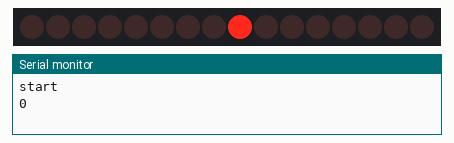
Simulated run of this sketch. Board: Arduino Uno, built with avr-gcc and run on an emulated ATmega328P. Shown: 16 shift-register outputs drawn as a row of LEDs (first output left, lit = HIGH), the last lines printed to the serial monitor. Wiring (inferred from the names in the program): 2 × shift register (74HC595): data pin 11; shift clock pin 12; latch pin 8. Wiring (inferred from the signals the program sends): row of LEDs: on Q0, Q1, Q2, Q3, Q4, Q5, Q6, Q7, Q8, Q9, Q10, Q11, Q12, Q13, Q14, Q15.

Above: at 0.2 s.
At 2.2 s:
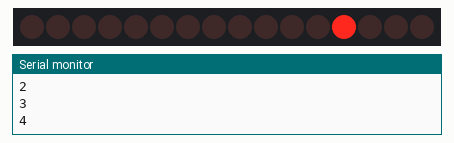
At 4.7 s:
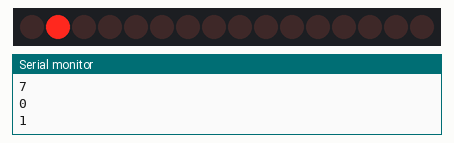
At 9.2 s:
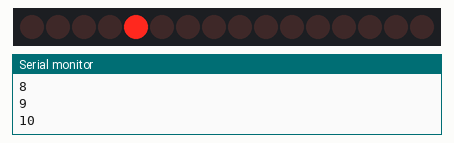
At 13.7 s:
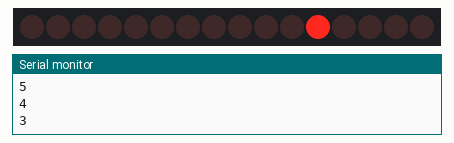
At 18.7 s:
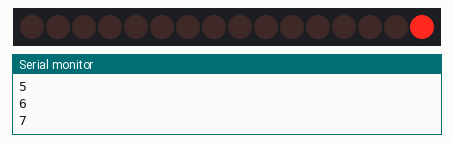
Timing chart, 0 to 19.5 s (numbered marks = the images above):
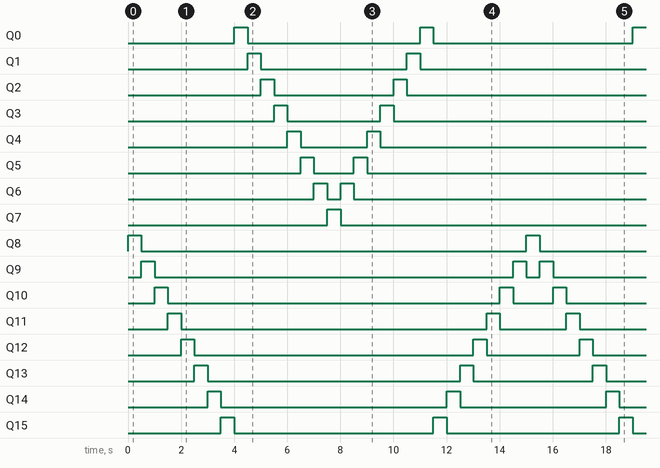

The sketch:

595.ino
```cpp
int latchPin = 8; //Пин подключен к ST_CP входу 74HC595
int clockPin = 12; //Пин подключен к SH_CP входу 74HC595
int dataPin = 11; //Пин подключен к DS входу 74HC595
unsigned char digit [15] = {1,2,4,8,16,32,64,128,64,32,16,8,4,2,1};

void setup()
{

  Serial.begin(57600);
  Serial.println("start");
  pinMode(latchPin, OUTPUT);
  pinMode(clockPin, OUTPUT);
  pinMode(dataPin, OUTPUT);
}

void loop() {
for (short numberToDisplay = 0; numberToDisplay < 8; numberToDisplay++)
  {
    digitalWrite(latchPin, LOW); // устанавливаем синхронизацию "защелки" на LOW
    shiftOut(dataPin, clockPin, MSBFIRST, digit [numberToDisplay]);   // передаем последовательно на dataPin
    shiftOut(dataPin, clockPin, MSBFIRST, 0x0);   // сдвигаем регистр
    digitalWrite(latchPin, HIGH);   //"защелкиваем" регистр, тем самым устанавливая значения на выходах
    Serial.println(numberToDisplay);
    delay(500);
  }
  for (short numberToDisplay = 0; numberToDisplay < 15; numberToDisplay++)
  {
    digitalWrite(latchPin, LOW); // устанавливаем синхронизацию "защелки" на LOW
    shiftOut(dataPin, clockPin, MSBFIRST, 0x0);   // сдвигаем регистр
    shiftOut(dataPin, clockPin, MSBFIRST, digit [numberToDisplay]);   // передаем последовательно на dataPin
    digitalWrite(latchPin, HIGH);   //"защелкиваем" регистр, тем самым устанавливая значения на выходах
    Serial.println(numberToDisplay);
    delay(500);
  }
  for (short numberToDisplay = 7; numberToDisplay > 0; numberToDisplay--)
  {
    digitalWrite(latchPin, LOW); // устанавливаем синхронизацию "защелки" на LOW
    shiftOut(dataPin, clockPin, MSBFIRST, digit [numberToDisplay]);   // передаем последовательно на dataPin
    shiftOut(dataPin, clockPin, MSBFIRST, 0x0);   // сдвигаем регистр
    digitalWrite(latchPin, HIGH);   //"защелкиваем" регистр, тем самым устанавливая значения на выходах
    Serial.println(numberToDisplay);
    delay(500);
  }
}
```

Measured:
- by itself, Q0: repeats every 15.0 s: LOW 6.5 s, HIGH 0.50 s, LOW 7.5 s, HIGH 0.50 s
- by itself, Q1: repeats every 15.0 s: LOW 5.5 s, HIGH 0.50 s, LOW 8.5 s, HIGH 0.50 s
- by itself, Q2: repeats every 15.0 s: LOW 4.5 s, HIGH 0.50 s, LOW 9.5 s, HIGH 0.50 s
- by itself, Q3: repeats every 15.0 s: LOW 3.5 s, HIGH 0.50 s, LOW 10.5 s, HIGH 0.50 s
- by itself, Q4: repeats every 15.0 s: LOW 2.5 s, HIGH 0.50 s, LOW 11.5 s, HIGH 0.50 s
- by itself, Q5: repeats every 15.0 s: LOW 1.5 s, HIGH 0.50 s, LOW 12.5 s, HIGH 0.50 s
- by itself, Q6: repeats every 15.0 s: LOW 0.50 s, HIGH 0.50 s, LOW 13.5 s, HIGH 0.50 s
- by itself, Q7, Q8: alternates HIGH for 0.50 s and LOW for 14.5 s
